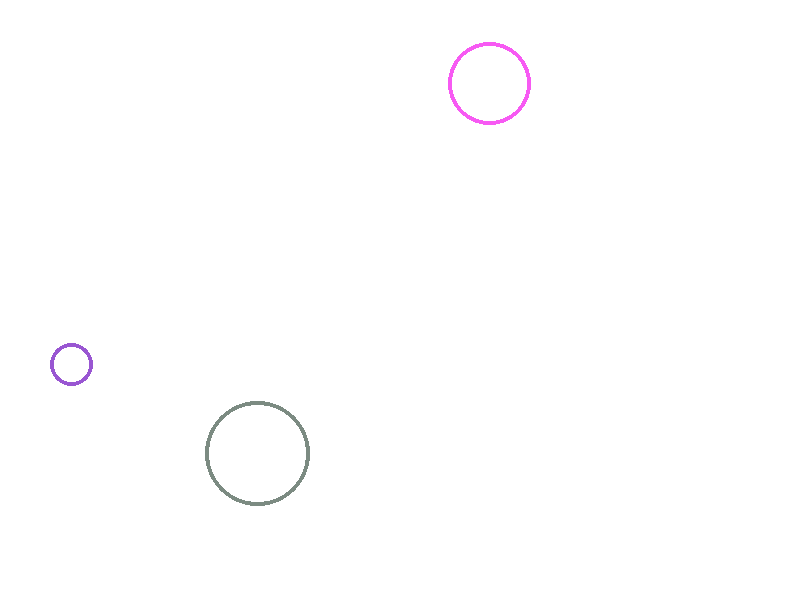
#> input picture evaluation/variant_01.png, 800 x 600 px; its folder holds 4 pictures in this run
$ python variety_metric.py
#> lines starting #> are read from the running program, lines starting #| are printed output that depends on the picture
"""
Variety metric for the collaborative-drawing-ai project.

Three complementary, separately-reported signals:

1. Visual variety: load N outputs generated from the SAME seed -> embed each
   image -> compute pairwise cosine distance across all embeddings -> report
   mean/std. Two embedding backends are supported (see embed_image below):

     - "hog" (default): Histogram of Oriented Gradients via scikit-image.
       Classical, dependency-light, works completely offline. Captures edge
       / gradient structure (shape, orientation) -- not semantics. This is
       what's been used so far.

     - "clip": real semantic embedding (OpenAI CLIP ViT-B/32, via the
       onnx_clip package -- no torch required). This is the DreamSim/CLIP
       upgrade. NOTE: the first time it runs, onnx_clip downloads ~350MB of
       model weights from an S3 bucket. That download is blocked in the
       sandbox this was built in (network allowlist), so it could only be
       written and smoke-tested with a dummy/offline path here, NOT run
       end-to-end against the real weights. It should work fine on a normal
       machine with normal internet -- run `pip install onnx_clip` and pass
       --embedding clip. If the weights can't download, this script prints
       a warning and automatically falls back to HOG rather than crashing.

   To add a third backend later, only embed_image() needs a new branch --
   everything downstream (variety_score, reporting) is backend-agnostic.

2. Isolated (AI-only) variety: same as above, but run against ai_only_*.png
   instead of variant_*.png. Those images contain ONLY the strokes the AI
   itself added (rendered on a blank canvas by make_variants.py from the
   aiActions the backend returns) -- not the fixed human seed stroke. This
   answers "how much does the AI's own contribution vary", with the
   constant human input not diluting the signal. Reported separately from
   (1), right below it, when ai_only_*.png files are present.

3. Subject diversity: reads subjects.json (written by make_variants.py,
   which records the "subject" field the backend returns for each run) and
   reports how many distinct subjects the model drew across the N runs.
   Independent signal, not merged into the visual score.
"""

import argparse
import glob
import json
import os
import sys

import numpy as np
from PIL import Image
from skimage.feature import hog
from skimage.color import rgb2gray
from sklearn.metrics.pairwise import cosine_similarity

IMG_SIZE = (256, 256)  # resize so every image feeds the embedder the same shape

# Lazily-created singleton so the (possibly slow/network-dependent) CLIP model
# is only ever loaded once, and only if --embedding clip is actually used.
_clip_model = None


def load_image(path: str) -> np.ndarray:
    img = Image.open(path).convert("RGB").resize(IMG_SIZE)
    return np.asarray(img)


def _get_clip_model():
    global _clip_model
    if _clip_model is None:
        from onnx_clip import OnnxClip  # pip install onnx_clip
        _clip_model = OnnxClip(model="ViT-B/32")
    return _clip_model


def embed_image_hog(img_array: np.ndarray) -> np.ndarray:
    gray = rgb2gray(img_array)
    return hog(
        gray,
        orientations=9,
        pixels_per_cell=(16, 16),
        cells_per_block=(2, 2),
        feature_vector=True,
    )


def embed_image_clip(img_array: np.ndarray) -> np.ndarray:
    model = _get_clip_model()
    embeddings = model.get_image_embeddings([Image.fromarray(img_array)])
    return embeddings[0]


_clip_warned = False


def embed_image(img_array: np.ndarray, method: str = "hog") -> tuple[np.ndarray, bool]:
    """Turn one image into a fixed-length feature vector (the 'embedding').
    Returns (embedding, fell_back) where fell_back is True if clip was
    requested but this particular image had to use HOG instead."""
    global _clip_warned
    if method == "clip":
        try:
            return embed_image_clip(img_array), False
        except Exception as e:
            if not _clip_warned:
                print(f"  [warning] CLIP embedding failed ({e!r}); falling back to HOG. "
                      f"Check your internet connection / onnx_clip install. "
                      f"(further failures this run will stay silent and also fall back)",
                      file=sys.stderr)
                _clip_warned = True
            return embed_image_hog(img_array), True
    return embed_image_hog(img_array), False


def variety_score(image_paths: list[str], method: str = "hog") -> dict:
    """Given N image paths (outputs from the same seed), return the visual
    variety report: the full pairwise cosine-distance matrix plus summary
    stats."""
    results = [embed_image(load_image(p), method) for p in image_paths]
    embeddings = np.stack([r[0] for r in results])
    n_fallback = sum(1 for r in results if r[1])
    effective_method = method
    if method == "clip" and n_fallback:
        complete = "fully" if n_fallback == len(results) else f"{n_fallback}/{len(results)} images"
        effective_method = f"clip (fell back to hog for {complete})" if n_fallback != len(results) \
            else "clip requested, but unavailable -> ran as hog for every image"

    sim_matrix = cosine_similarity(embeddings)       # higher = more similar
    dist_matrix = 1.0 - sim_matrix                    # higher = more varied

    n = len(image_paths)
    iu = np.triu_indices(n, k=1)                       # upper triangle, no diagonal, no double-count
    pairwise_distances = dist_matrix[iu]

    return {
        "n_images": n,
        "method": effective_method,
        "distance_matrix": dist_matrix,
        "pairwise_distances": pairwise_distances,
        "mean_distance": float(np.mean(pairwise_distances)),
        "std_distance": float(np.std(pairwise_distances)),
        "min_distance": float(np.min(pairwise_distances)),
        "max_distance": float(np.max(pairwise_distances)),
    }


def subject_diversity(subjects: list[str]) -> dict:
    """Given the list of subjects the model reported across N runs, return
    how many distinct subjects appeared and a breakdown of counts."""
    counts: dict[str, int] = {}
    for s in subjects:
        counts[s] = counts.get(s, 0) + 1

    n = len(subjects)
    n_distinct = len(counts)

    return {
        "n_runs": n,
        "n_distinct": n_distinct,
        "diversity_ratio": n_distinct / n if n else 0.0,
        "counts": counts,
    }


def print_report(report: dict, labels: list[str], title: str = "Visual variety report"):
    print(f"{title} over {report['n_images']} images  (embedding: {report['method']})")
    print(f"  mean pairwise cosine distance: {report['mean_distance']:.4f}")
    print(f"  std  pairwise cosine distance: {report['std_distance']:.4f}")
    print(f"  min / max pairwise distance:   {report['min_distance']:.4f} / {report['max_distance']:.4f}")
    print()
    print("Full distance matrix:")
    dm = report["distance_matrix"]
    header = "         " + " ".join(f"{l:>9s}" for l in labels)
    print(header)
    for i, row_label in enumerate(labels):
        row = " ".join(f"{dm[i, j]:9.4f}" for j in range(len(labels)))
        print(f"{row_label:>9s} {row}")


def print_subject_report(report: dict):
    print()
    print(f"Subject diversity report over {report['n_runs']} runs")
    print(f"  distinct subjects: {report['n_distinct']} / {report['n_runs']}  "
          f"(ratio: {report['diversity_ratio']:.2f})")
    print("  breakdown:")
    for subject, count in sorted(report["counts"].items(), key=lambda kv: -kv[1]):
        print(f"    {subject}: {count}")


def _run_set(folder: str, prefix: str, method: str, title: str):
    paths = sorted(glob.glob(os.path.join(folder, f"{prefix}_*.png")))
    if not paths:
        return None
    labels = [os.path.splitext(os.path.basename(p))[0] for p in paths]
    report = variety_score(paths, method)
    print_report(report, labels, title=title)
    return report


if __name__ == "__main__":
    parser = argparse.ArgumentParser(description="Compute variety score over N same-seed outputs.")
    parser.add_argument("folder", nargs="?", default=".", help="folder containing variant_*.png (and optionally ai_only_*.png, subjects.json)")
    parser.add_argument("--embedding", choices=["hog", "clip"], default="hog",
                         help="hog = offline, shape-only (default). clip = real semantic embedding, "
                              "requires `pip install onnx_clip` and internet access to download weights once.")
    args = parser.parse_args()
    folder = args.folder

    full_report = _run_set(folder, "variant", args.embedding, "FULL CANVAS -- visual variety report")
#> in load_image, `img = Image.open(path).convert("RGB").resize(IMG_SIZE)`:
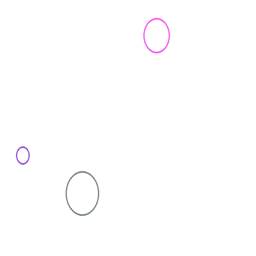
#> img: PIL image 256x256 RGB; mean R, G, B 254.5, 254.2, 254.6
#> call 2 of load_image, with path = './variant_02.png'
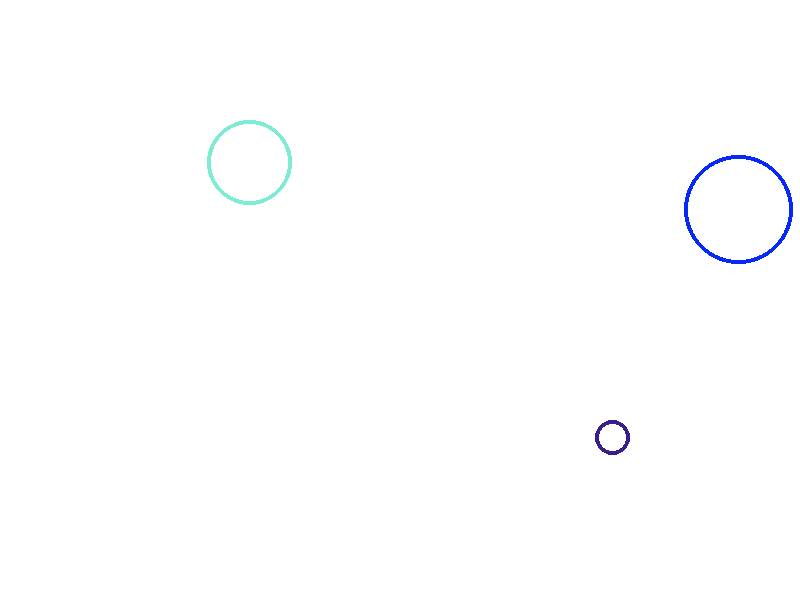
#> input picture evaluation/variant_02.png, 800 x 600 px
#> call 3 of load_image, with path = './variant_03.png'
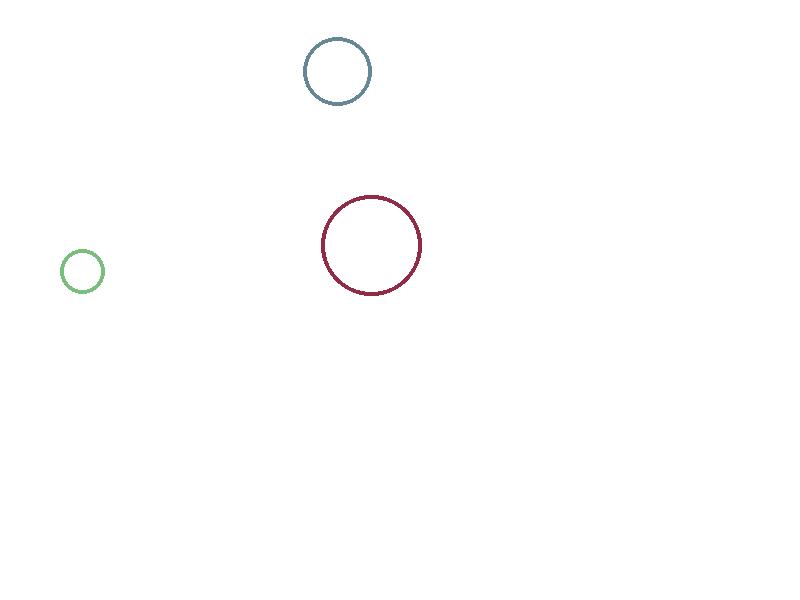
#> input picture evaluation/variant_03.png, 800 x 600 px
#> call 4 of load_image, with path = './variant_04.png'
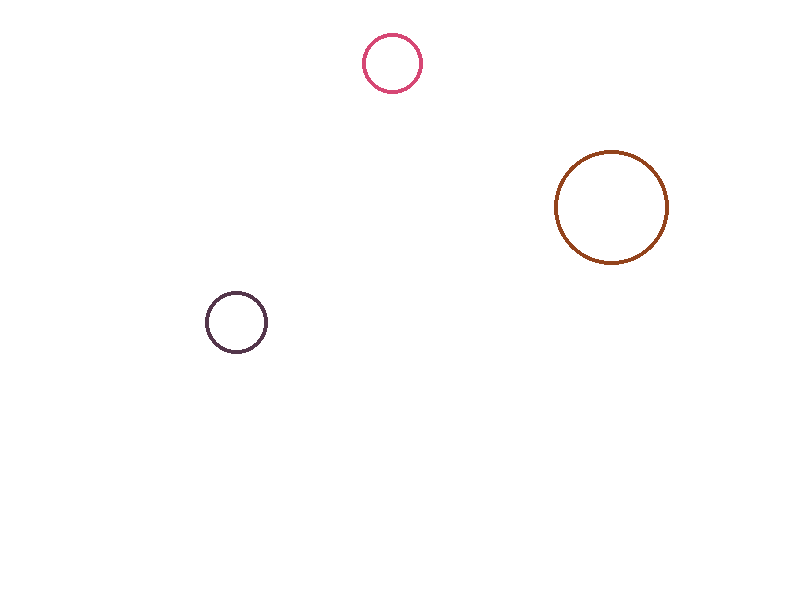
#> input picture evaluation/variant_04.png, 800 x 600 px
#> in variety_score, `results = [embed_image(load_image(p), method) for p in image_paths]`: results = 4 items
#> in variety_score, `n_fallback = sum(1 for r in results if r[1])`: n_fallback = 0
#> in variety_score, `sim_matrix = cosine_similarity(embeddings)`: sim_matrix = [[1, 0, 0, 0.0306], [0, 1, 0, 0.0545], [0, 0, 1, 0.0376], [0.0306, 0.0545, 0.0376, 1]]
#> in variety_score, `dist_matrix = 1.0 - sim_matrix`: dist_matrix = [[7.77e-16, 1, 1, 0.969], [1, 4.44e-16, 1, 0.946], [1, 1, -8.88e-16, 0.962], [0.969, 0.946, 0.962, -6.66e-16]]
#> in variety_score, `pairwise_distances = dist_matrix[iu]`: pairwise_distances = [1, 1, 0.969, 1, 0.946, 0.962]
#> in _run_set, `report = variety_score(paths, method)`: report = 8 items
#| FULL CANVAS -- visual variety report over 4 images  (embedding: hog)
#|   mean pairwise cosine distance: 0.9795
#|   std  pairwise cosine distance: 0.0216
#|   min / max pairwise distance:   0.9455 / 1.0000
#> in print_report, `dm = report["distance_matrix"]`: dm has the same summary as dist_matrix in variety_score
#> the loop in print_report, `for i, row_label in enumerate(labels):` made 4 passes
#| variant_01    0.0000    1.0000    1.0000    0.9694
#| variant_02    1.0000    0.0000    1.0000    0.9455
#| variant_03    1.0000    1.0000   -0.0000    0.9624
#| variant_04    0.9694    0.9455    0.9624   -0.0000
#> full_report = 8 items
    if full_report is None:
        print(f"No variant_*.png files found in {folder}")
        sys.exit(1)

    ai_only_report = _run_set(folder, "ai_only", args.embedding,
                               "AI-ONLY (isolated strokes) -- visual variety report")
    if ai_only_report is not None:
        print()
        print("-" * 60)
        print()

    subjects_path = os.path.join(folder, "subjects.json")
    if os.path.exists(subjects_path):
        with open(subjects_path) as f:
            subjects_map = json.load(f)
        paths = sorted(glob.glob(os.path.join(folder, "variant_*.png")))
        subjects = [subjects_map[os.path.basename(p)] for p in paths if os.path.basename(p) in subjects_map]
        if subjects:
            subject_report = subject_diversity(subjects)
            print_subject_report(subject_report)
    else:
        print()
        print(f"(no subjects.json found in {folder} -- run make_variants.py to generate it, "
              f"or skip if these images didn't come from the real model)")
